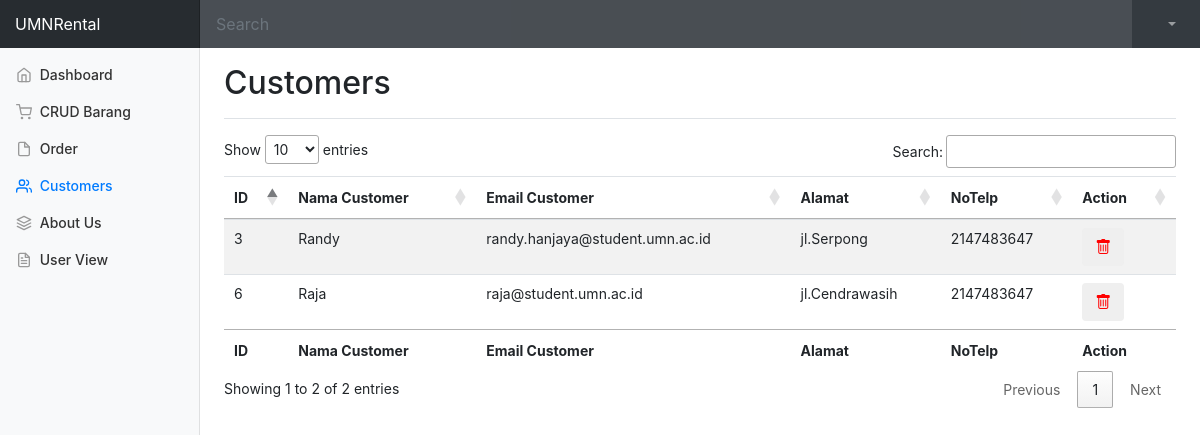
Screenshot of /index.php/admin/customer with the database file from the repository.
### tables this page shows
CREATE TABLE `user` (
  `id` int(11) NOT NULL,
  `nama` varchar(255) NOT NULL,
  `email` varchar(255) NOT NULL,
  `pass` varchar(255) NOT NULL,
  `alamat` varchar(255) NOT NULL,
  `notelp` int(15) NOT NULL,
  `role` int(11) NOT NULL
);

### application/controllers/Admin.php (called while the page is built, shortened)
<?php
class Admin extends CI_Controller {
    public function __construct()
	{
        $this->load->library('form_validation');
        $this->load->model('BarangModel');
        $this->load->model('CustomerModel');
		$this->load->model('OrderModel');
	}
    public function customer(){
        $data['customer'] = $this->CustomerModel->ShowData();
        $data['admin'] = $this->db->get_where('user',['email' => $this->session->userdata('email')])->row_array();
        $data['js'] = $this->load->view('include/js.php', NULL, TRUE);
        $data['css'] = $this->load->view('include/css.php', NULL, TRUE);
        $data['dashboardcss'] = $this->load->view('include/dashboard.php', NULL, TRUE);
        $this->load->view('admin/customer', $data);
    }
}

### index.php (called while the page is built, shortened)
<?php
require_once BASEPATH.'core/CodeIgniter.php';

### application/models/CustomerModel.php (called while the page is built, shortened)
<?php
class CustomerModel extends CI_Model{
    public function ShowData()
    {
        $query = $this->db->query("SELECT * FROM user WHERE role = 2");
        return $query->result_array();
    }
}

### application/views/admin/customer.php (the view, shortened to what this page needs)
<!doctype html>
<html lang="en">
<head>
  <?php echo $css; ?>
</head>
<body>
    <nav class="navbar navbar-dark sticky-top bg-dark navbar-expand flex-md-nowrap p-0">
    <a class="navbar-brand col-sm-3 col-md-2 mr-0" href="#">UMNRental</a>
    <input class="form-control form-control-dark w-100" type="text" placeholder="Search" aria-label="Search">
    <ul class="navbar-nav px-3">
      <li class="nav-item dropdown no-arrow text-nowrap">
          <a class="nav-link dropdown-toggle" href="#" id="userDropdown" role="button"
              data-toggle="dropdown" aria-haspopup="true" aria-expanded="false">
          </a>
      </li>
    </ul>
  </nav>
  <div class="container-fluid">
    <div class="row">
      <nav class="col-md-2 d-none d-md-block bg-light sidebar">
        <div class="sidebar-sticky">
          <ul class="nav flex-column">
            <li class="nav-item">
              <a class="nav-link" href="<?= base_url('index.php/admin') ?>">
                <span data-feather="home"></span>
                Dashboard <span class="sr-only">(current)</span>
              </a>
            </li>
            <li class="nav-item">
              <a class="nav-link" href="<?= base_url('index.php/admin/barangview') ?>">
                <span data-feather="shopping-cart"></span>
                CRUD Barang
              </a>
            </li>
            <li class="nav-item">
              <a class="nav-link" href="<?= base_url('index.php/admin/order')?>">
                <span data-feather="file"></span>
                Order
              </a>
            </li>
            <li class="nav-item">
              <a class="nav-link active" href="#">
                <span data-feather="users"></span>
                Customers
              </a>
            </li>
            <li class="nav-item">
              <a class="nav-link" href="<?= base_url('index.php/aboutus') ?>">
                <span data-feather="layers"></span>
                About Us
              </a>
            </li>
          </ul>
          <ul class="nav flex-column mb-2">
            <li class="nav-item">
              <a class="nav-link" href="<?= base_url('index.php/welcome/admin') ?>">
                <span data-feather="file-text"></span>
                User View
              </a>
            </li>
          </ul>
        </div>
      </nav>
      <main role="main" class="col-md-9 ml-sm-auto col-lg-10 pt-3 px-4">
        <div class="d-flex justify-content-between flex-wrap flex-md-nowrap align-items-center pb-2 mb-3 border-bottom">
          <h1 class="h2">Customers</h1>
        </div>
        <table id="table" class="table table-striped" style="width: 100%">
            <thead>
                <tr>
                    <th>ID</th>
                    <th>Nama Customer</th>
                    <th>Email Customer</th>
                    <th>Alamat</th>
                    <th>NoTelp</th>
                    <th>Action</th>
                </tr>
            </thead>
            <tbody>
            <?php foreach($customer as $row): ?>
              <?php $id = $row['id']; ?>
                <tr>
                    <td><?= $row['id'] ?></td>
                    <td><?= $row['nama'] ?></td>
                    <td><?= $row['email'] ?></td>
                    <td><?= $row['alamat'] ?></td>
                    <td><?= $row['notelp'] ?></td>
                    <td>
                    <a href="<?= base_url('index.php/admin/deleteCustomer/'.$id) ?>"><button class="btn"><i style="color:red;" class="bi bi-trash"></i></button></a>
                    </td>
                </tr>
            <?php endforeach ?>
            </tbody>
            <tfoot>
                <tr>
                    <th>ID</th>
                    <th>Nama Customer</th>
                    <th>Email Customer</th>
                    <th>Alamat</th>
                    <th>NoTelp</th>
                    <th>Action</th>
                </tr>
            </tfoot>
        </table>
      </main>
    </div>
  </div>
</body>
</html>

### application/views/include/dashboard.php (style rules this page uses)
body { font-size: .875rem; }
.feather { width: 16px; height: 16px; vertical-align: text-bottom; }
.sidebar { position: fixed; top: 0; bottom: 0; left: 0; z-index: 100; padding: 0; box-shadow: inset -1px 0 0 rgba(0, 0, 0, .1); }
.sidebar-sticky { position: -webkit-sticky; position: sticky; top: 48px; height: calc(100vh - 48px); padding-top: .5rem; overflow-x: hidden; overflow-y: auto; }
.sidebar .nav-link { font-weight: 500; color: #333; }
.sidebar .nav-link .feather { margin-right: 4px; color: #999; }
.sidebar .nav-link.active { color: #007bff; }
.sidebar .nav-link:hover .feather, .sidebar .nav-link.active .feather { color: inherit; }
.navbar-brand { padding-top: .75rem; padding-bottom: .75rem; font-size: 1rem; background-color: rgba(0, 0, 0, .25); box-shadow: inset -1px 0 0 rgba(0, 0, 0, .25); }
.navbar .form-control { padding: .75rem 1rem; border-width: 0; border-radius: 0; }
.form-control-dark { color: #fff; background-color: rgba(255, 255, 255, .1); border-color: rgba(255, 255, 255, .1); }
.border-bottom { border-bottom: 1px solid #e5e5e5; }

### rows the page displays
user: id "3", nama "Randy", email "randy.hanjaya@student.umn.ac.id", alamat "jl.Serpong", notelp "2147483647"
user: id "6", nama "Raja", email "raja@student.umn.ac.id", alamat "jl.Cendrawasih", notelp "2147483647"
